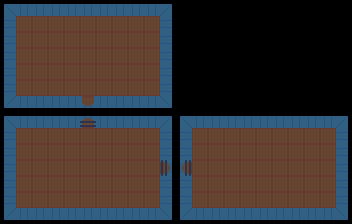

A level layout from a 2D game, rendered from its tile map. Below: a short description, then the map file with its tile-grid data intact:
An orthogonal 22x14 tile map with 16x16 px tiles, 3 tile layers (ground, walls, obstacles).

<map version="1.9" tiledversion="1.9.2" orientation="orthogonal" renderorder="right-down" width="22" height="14" tilewidth="16" tileheight="16" infinite="0" nextlayerid="4" nextobjectid="1">
 <editorsettings>
  <export target="../tiles/floor1.json" format="json" />
 </editorsettings>
 <tileset firstgid="1" name="dungeon" tilewidth="16" tileheight="16" tilecount="20" columns="5">
  <image source="../tiles/dungeonTileset.png" width="80" height="64" />
  <tile id="0">
   <properties>
    <property name="collides" type="bool" value="false" />
   </properties>
  </tile>
  <tile id="1">
   <properties>
    <property name="collides" type="bool" value="true" />
   </properties>
  </tile>
  <tile id="2">
   <properties>
    <property name="collides" type="bool" value="true" />
   </properties>
  </tile>
  <tile id="3">
   <properties>
    <property name="collides" type="bool" value="true" />
   </properties>
  </tile>
  <tile id="4">
   <properties>
    <property name="collides" type="bool" value="true" />
   </properties>
  </tile>
  <tile id="5">
   <properties>
    <property name="collides" type="bool" value="false" />
   </properties>
  </tile>
  <tile id="6">
   <properties>
    <property name="collides" type="bool" value="true" />
   </properties>
  </tile>
  <tile id="7">
   <properties>
    <property name="collides" type="bool" value="true" />
   </properties>
  </tile>
  <tile id="8">
   <properties>
    <property name="collides" type="bool" value="true" />
   </properties>
  </tile>
  <tile id="9">
   <properties>
    <property name="collides" type="bool" value="true" />
   </properties>
  </tile>
  <tile id="10">
   <properties>
    <property name="collides" type="bool" value="false" />
   </properties>
  </tile>
  <tile id="11">
   <properties>
    <property name="collides" type="bool" value="false" />
   </properties>
  </tile>
  <tile id="12">
   <properties>
    <property name="collides" type="bool" value="false" />
   </properties>
  </tile>
  <tile id="13">
   <properties>
    <property name="collides" type="bool" value="false" />
   </properties>
  </tile>
  <tile id="14">
   <properties>
    <property name="collides" type="bool" value="true" />
   </properties>
  </tile>
  <tile id="15">
   <properties>
    <property name="collides" type="bool" value="true" />
   </properties>
  </tile>
  <tile id="16">
   <properties>
    <property name="collides" type="bool" value="true" />
   </properties>
  </tile>
  <tile id="17">
   <properties>
    <property name="collides" type="bool" value="true" />
   </properties>
  </tile>
  <tile id="18">
   <properties>
    <property name="collides" type="bool" value="false" />
   </properties>
  </tile>
  <tile id="19">
   <properties>
    <property name="collides" type="bool" value="false" />
   </properties>
  </tile>
 </tileset>
 <layer id="2" name="ground" width="22" height="14">
  <data encoding="csv">
6,6,6,6,6,6,6,6,6,6,6,0,0,0,0,0,0,0,0,0,0,0,
6,6,6,6,6,6,6,6,6,6,6,0,0,0,0,0,0,0,0,0,0,0,
6,6,6,6,6,6,6,6,6,6,6,0,0,0,0,0,0,0,0,0,0,0,
6,6,6,6,6,6,6,6,6,6,6,0,0,0,0,0,0,0,0,0,0,0,
6,6,6,6,6,6,6,6,6,6,6,0,0,0,0,0,0,0,0,0,0,0,
6,6,6,6,6,6,6,6,6,6,6,0,0,0,0,0,0,0,0,0,0,0,
6,6,6,6,6,6,6,6,6,6,6,0,0,0,0,0,0,0,0,0,0,0,
6,6,6,6,6,6,6,6,6,6,6,6,6,6,6,6,6,6,6,6,6,6,
6,6,6,6,6,6,6,6,6,6,6,6,6,6,6,6,6,6,6,6,6,6,
6,6,6,6,6,6,6,6,6,6,6,6,6,6,6,6,6,6,6,6,6,6,
6,6,6,6,6,6,6,6,6,6,6,6,6,6,6,6,6,6,6,6,6,6,
6,6,6,6,6,6,6,6,6,6,6,6,6,6,6,6,6,6,6,6,6,6,
6,6,6,6,6,6,6,6,6,6,6,6,6,6,6,6,6,6,6,6,6,6,
6,6,6,6,6,6,6,6,6,6,6,6,6,6,6,6,6,6,6,6,6,6
</data>
 </layer>
 <layer id="1" name="walls" width="22" height="14">
  <data encoding="csv">
2,3,3,3,3,3,3,3,3,3,4,0,0,0,0,0,0,0,0,0,0,0,
5,0,0,0,0,0,0,0,0,0,7,0,0,0,0,0,0,0,0,0,0,0,
5,0,0,0,0,0,0,0,0,0,7,0,0,0,0,0,0,0,0,0,0,0,
5,0,0,0,0,0,0,0,0,0,7,0,0,0,0,0,0,0,0,0,0,0,
5,0,0,0,0,0,0,0,0,0,7,0,0,0,0,0,0,0,0,0,0,0,
5,0,0,0,0,0,0,0,0,0,7,0,0,0,0,0,0,0,0,0,0,0,
8,9,9,9,9,13,9,9,9,9,10,0,0,0,0,0,0,0,0,0,0,0,
2,3,3,3,3,14,3,3,3,3,4,2,3,3,3,3,3,3,3,3,3,4,
5,0,0,0,0,0,0,0,0,0,7,5,0,0,0,0,0,0,0,0,0,7,
5,0,0,0,0,0,0,0,0,0,7,5,0,0,0,0,0,0,0,0,0,7,
5,0,0,0,0,0,0,0,0,0,12,11,0,0,0,0,0,0,0,0,0,7,
5,0,0,0,0,0,0,0,0,0,7,5,0,0,0,0,0,0,0,0,0,7,
5,0,0,0,0,0,0,0,0,0,7,5,0,0,0,0,0,0,0,0,0,7,
8,9,9,9,9,9,9,9,9,9,10,8,9,9,9,9,9,9,9,9,9,10
</data>
 </layer>
 <layer id="3" name="obstacles" width="22" height="14">
  <data encoding="csv">
0,0,0,0,0,0,0,0,0,0,0,0,0,0,0,0,0,0,0,0,0,0,
0,0,0,0,0,0,0,0,0,0,0,0,0,0,0,0,0,0,0,0,0,0,
0,0,0,0,0,0,0,0,0,0,0,0,0,0,0,0,0,0,0,0,0,0,
0,0,0,0,0,0,0,0,0,0,0,0,0,0,0,0,0,0,0,0,0,0,
0,0,0,0,0,0,0,0,0,0,0,0,0,0,0,0,0,0,0,0,0,0,
0,0,0,0,0,0,0,0,0,0,0,0,0,0,0,0,0,0,0,0,0,0,
0,0,0,0,0,0,0,0,0,0,0,0,0,0,0,0,0,0,0,0,0,0,
0,0,0,0,0,17,0,0,0,0,0,0,0,0,0,0,0,0,0,0,0,0,
0,0,0,0,0,0,0,0,0,0,0,0,0,0,0,0,0,0,0,0,0,0,
0,0,0,0,0,0,0,0,0,0,0,0,0,0,0,0,0,0,0,0,0,0,
0,0,0,0,0,0,0,0,0,0,16,18,0,0,0,0,0,0,0,0,0,0,
0,0,0,0,0,0,0,0,0,0,0,0,0,0,0,0,0,0,0,0,0,0,
0,0,0,0,0,0,0,0,0,0,0,0,0,0,0,0,0,0,0,0,0,0,
0,0,0,0,0,0,0,0,0,0,0,0,0,0,0,0,0,0,0,0,0,0
</data>
 </layer>
</map>